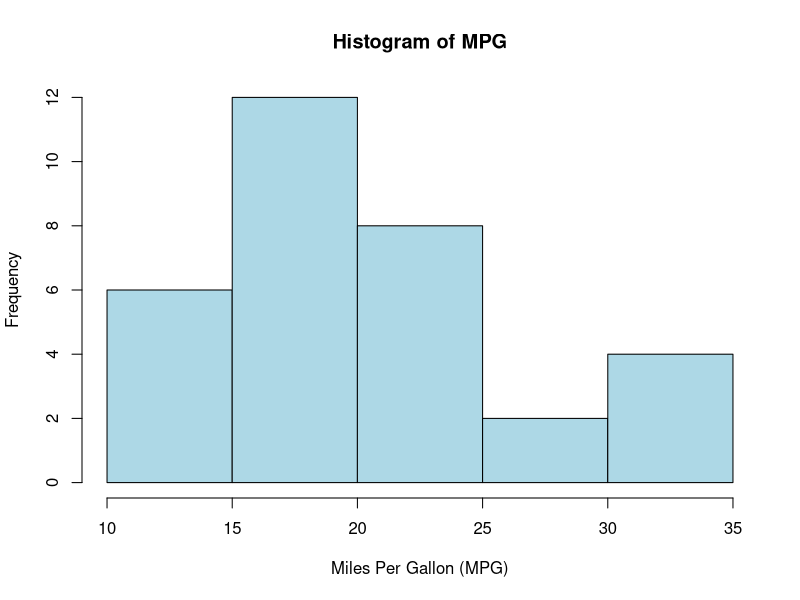
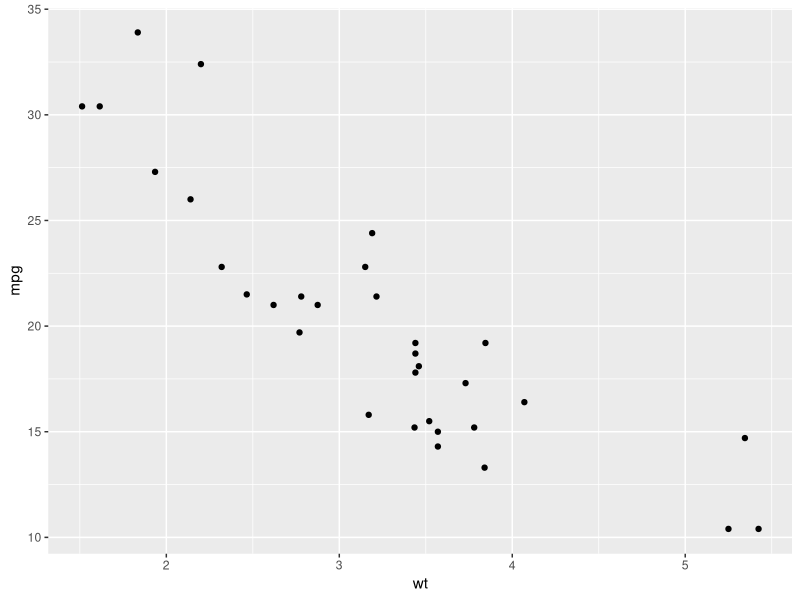
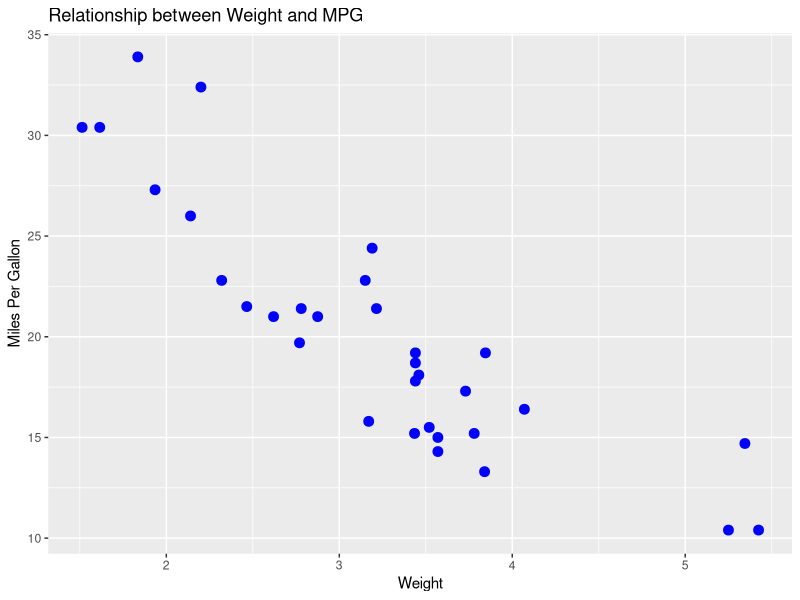
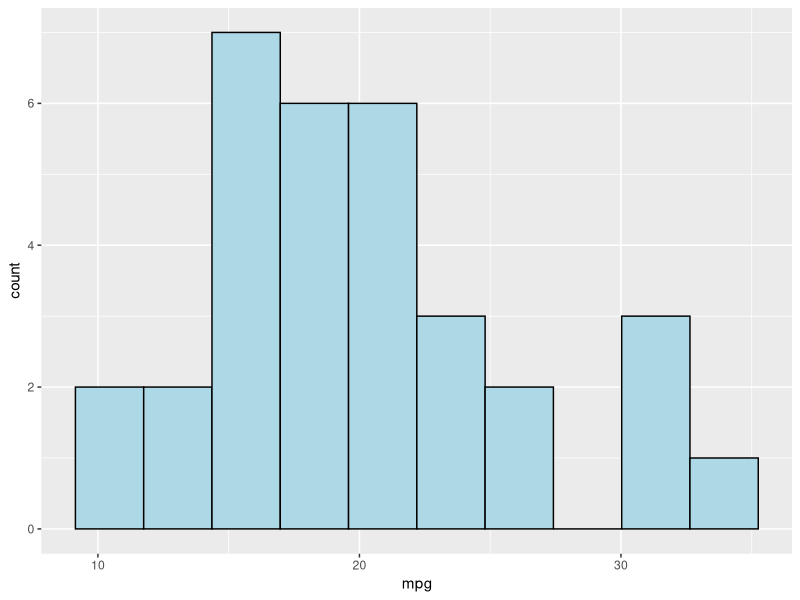
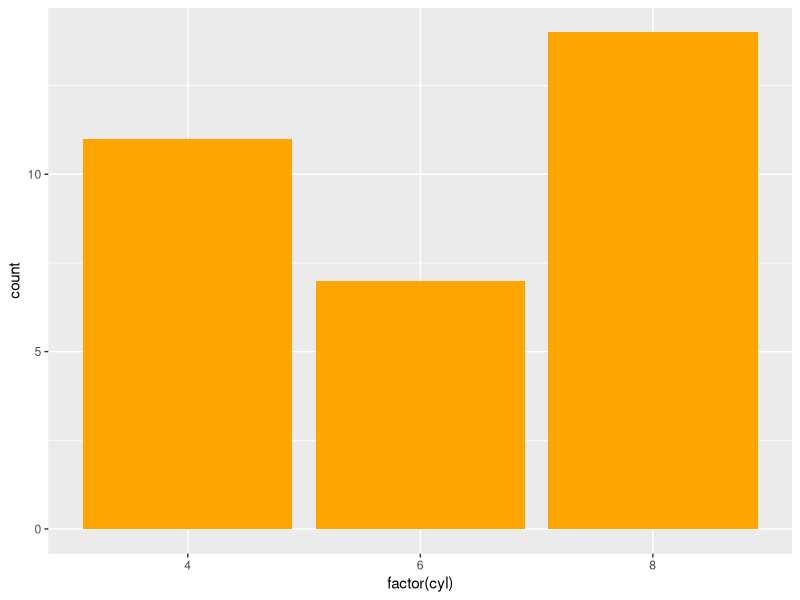
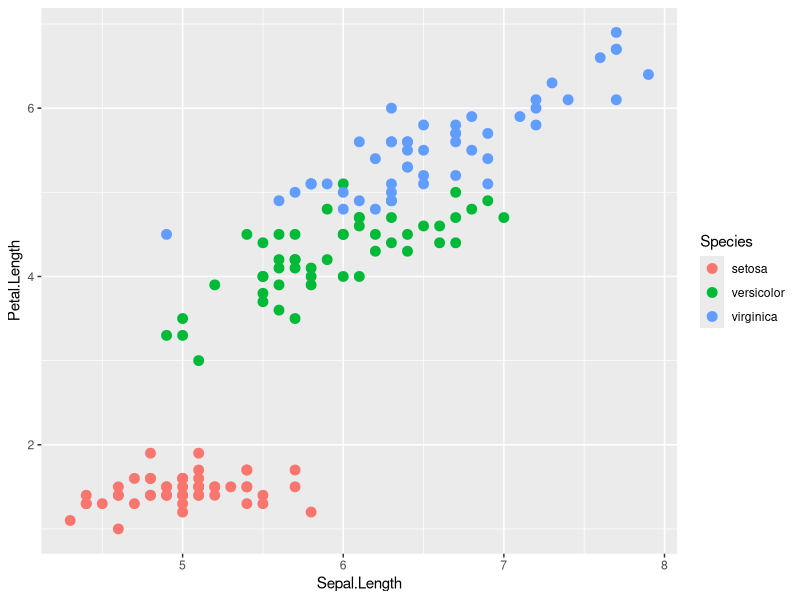
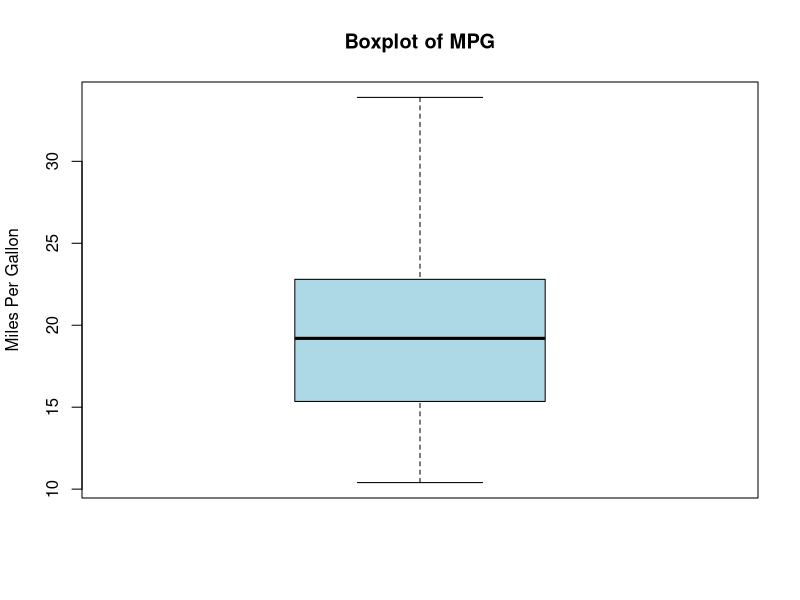
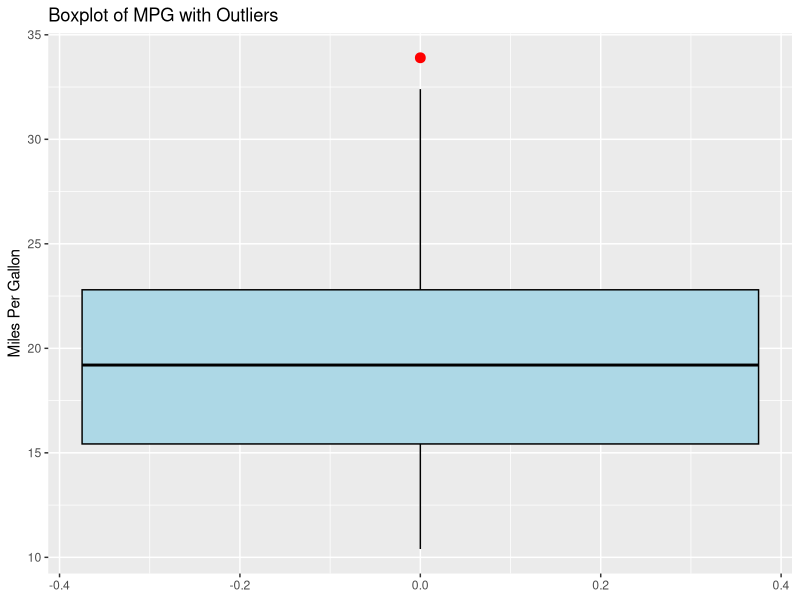

Recreate these plots in R, in order.

# DATA SCIENCE LAB
# Built-in Datasets: iris & mtcars


#
# Load Required Packages


library(dplyr)
library(ggplot2)

####################################################
# IRIS DATASET
####################################################

# Display first four numeric columns
iris[, 1:4]

# Mean of first four numeric columns
sapply(iris[, 1:4], mean)

# Mean Sepal Length for each Species
mean(iris$Sepal.Length[iris$Species == "setosa"])
mean(iris$Sepal.Length[iris$Species == "versicolor"])
mean(iris$Sepal.Length[iris$Species == "virginica"])

# Mean using tapply()
tapply(iris$Sepal.Length, iris$Species, mean)

# Mean Sepal Length using dplyr
iris %>%
  group_by(Species) %>%
  summarise(
    mean_sepal = mean(Sepal.Length)
  )

# First 6 rows
head(iris)

# Filter only Setosa
iris %>%
  filter(Species == "setosa") %>%
  summarise(
    mean_sepal = mean(Sepal.Length)
  )

# First 5 rows
iris %>%
  slice(1:5)

# Select specific columns
iris %>%
  select(Sepal.Length, Species)

# Mean and Standard Deviation by Species
iris %>%
  group_by(Species) %>%
  summarise(
    mean_sl = mean(Sepal.Length),
    mean_sw = mean(Sepal.Width),
    mean_pl = mean(Petal.Length),
    mean_pw = mean(Petal.Width),
    
    sd_sl = sd(Sepal.Length),
    sd_sw = sd(Sepal.Width),
    sd_pl = sd(Petal.Length),
    sd_pw = sd(Petal.Width)
  )

####################################################
# MTCARS DATASET
####################################################

# Display dataset
mtcars

# First 6 rows
head(mtcars)

# Structure
str(mtcars)

# Summary
summary(mtcars)

# Column names
names(mtcars)

# Dimension
dim(mtcars)

####################################################
# HISTOGRAM (Base R)
####################################################

hist(
  mtcars$mpg,
  main = "Histogram of MPG",
  xlab = "Miles Per Gallon (MPG)",
  ylab = "Frequency",
  col = "lightblue",
  border = "black"
)

####################################################
# GGPLOT2
####################################################

# Scatter Plot
ggplot(mtcars, aes(x = wt, y = mpg)) +
  geom_point()

# Customized Scatter Plot
ggplot(mtcars, aes(x = wt, y = mpg)) +
  geom_point(color = "blue", size = 3) +
  labs(
    title = "Relationship between Weight and MPG",
    x = "Weight",
    y = "Miles Per Gallon"
  )

# Histogram
ggplot(mtcars, aes(x = mpg)) +
  geom_histogram(
    bins = 10,
    fill = "lightblue",
    color = "black"
  )

# Bar Chart
ggplot(mtcars, aes(x = factor(cyl))) +
  geom_bar(fill = "orange")

# Iris Scatter Plot
ggplot(iris,
       aes(
         x = Sepal.Length,
         y = Petal.Length,
         color = Species
       )) +
  geom_point(size = 3)

####################################################
# BOXPLOT (Base R)
####################################################

boxplot(
  mtcars$mpg,
  main = "Boxplot of MPG",
  ylab = "Miles Per Gallon",
  col = "lightblue",
  border = "black"
)

####################################################
# BOXPLOT (ggplot2)
####################################################

ggplot(mtcars, aes(y = mpg)) +
  geom_boxplot(
    fill = "lightblue",
    color = "black",
    outlier.color = "red",
    outlier.shape = 19,
    outlier.size = 3
  ) +
  labs(
    title = "Boxplot of MPG with Outliers",
    y = "Miles Per Gallon"
  )

####################################################
# IQR METHOD FOR OUTLIER DETECTION
####################################################

# First Quartile
Q1 <- quantile(mtcars$mpg, 0.25)

# Third Quartile
Q3 <- quantile(mtcars$mpg, 0.75)

# Interquartile Range
IQR_value <- IQR(mtcars$mpg)

# Lower & Upper Bound
Lower_Bound <- Q1 - 1.5 * IQR_value
Upper_Bound <- Q3 + 1.5 * IQR_value

# Display Results
Q1
Q3
IQR_value
Lower_Bound
Upper_Bound

# Display Outliers
outliers <- mtcars$mpg[
  mtcars$mpg < Lower_Bound |
    mtcars$mpg > Upper_Bound
]

outliers
